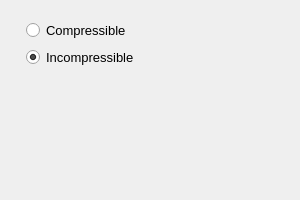
<?xml version="1.0" encoding="UTF-8"?>
<ui version="4.0">
 <class>FlowTypePage</class>
 <widget class="QWizardPage" name="FlowTypePage">
  <property name="geometry">
   <rect>
    <x>0</x>
    <y>0</y>
    <width>300</width>
    <height>200</height>
   </rect>
  </property>
  <property name="font">
   <font>
    <pointsize>10</pointsize>
   </font>
  </property>
  <property name="windowTitle">
   <string>WizardPage</string>
  </property>
  <property name="title">
   <string>Flow Type</string>
  </property>
  <property name="subTitle">
   <string/>
  </property>
  <attribute name="pageId">
   <string notr="true"/>
  </attribute>
  <layout class="QVBoxLayout" name="verticalLayout_2">
   <item>
    <widget class="QWidget" name="widget" native="true">
     <layout class="QVBoxLayout" name="verticalLayout">
      <property name="leftMargin">
       <number>15</number>
      </property>
      <property name="rightMargin">
       <number>15</number>
      </property>
      <item>
       <widget class="QRadioButton" name="compressible">
        <property name="enabled">
         <bool>true</bool>
        </property>
        <property name="text">
         <string>Compressible</string>
        </property>
       </widget>
      </item>
      <item>
       <widget class="QRadioButton" name="incompressible">
        <property name="text">
         <string>Incompressible</string>
        </property>
        <property name="checked">
         <bool>true</bool>
        </property>
       </widget>
      </item>
     </layout>
    </widget>
   </item>
   <item>
    <spacer name="verticalSpacer">
     <property name="orientation">
      <enum>Qt::Vertical</enum>
     </property>
     <property name="sizeHint" stdset="0">
      <size>
       <width>20</width>
       <height>40</height>
      </size>
     </property>
    </spacer>
   </item>
  </layout>
 </widget>
 <resources>
  <include location="../../../resource.qrc"/>
 </resources>
 <connections/>
</ui>
